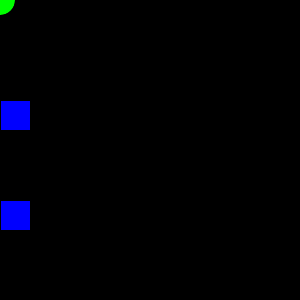
Frame 1 (no input)
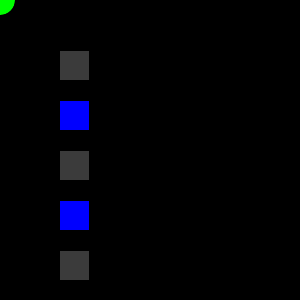
Frame 60 (the mouse pressed at the canvas centre just before this capture)
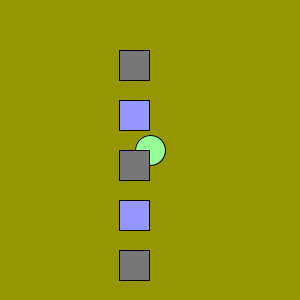
Frame 120 (the mouse held since frame 60 and released just before this capture)

The Processing sketch that drew these frames (run headless with seeded random() and noise(); from frame 60 on, the mouse is pressed at the canvas centre):

// Processing sketch: processing_175887
// ── processing_175887.pde

//variables globales
int diametros = 30, posX;
float posColor =  30, posX2;

 
void setup() {
 //cÃ³digo de inicializaciÃ³n
 size(300,300);      //ventana de 300x300 px
 ellipseMode(CENTER);//dibuja los circulos desde el centro
 smooth();           //grÃ¡ficos suavizados
 background(255);    //fondo de la ventana blanco
 frameRate(30);      //refresca la ventana 30 veces por segundo

 
}
 
void draw() {

 
 //refresca el fondo en cada ciclo
 background(mouseX,mouseY,0);
 //cÃ³digo que anima las figuras;
 fill(mouseX,255,mouseY);
 ellipse(mouseX,mouseY,diametros,diametros);
 fill(posX);

 rect(posX,height/2,diametros,diametros);
 
 fill(mouseX,mouseY,255);
 
  rect(posX,height/3,diametros,diametros);
 
  fill(posX);
  
  rect(posX,height/6,diametros,diametros);
   
   fill(posX2);
   
   rect(posX2,250,posColor,posColor);
   // El color RGB cambia la R y la G depende de para donde muevas el ratÃ³n.
      fill(mouseX,mouseY,255);
     
     rect(posX2,200,posColor,posColor);
     
 //si posX en mayor o igual que el ancho de la ventana...
 if (posX >= width  ) {
 posX = 0; posX2 = 0;  //resetear posX a 0
 }
 if (posX2 >= width  ) {posX2 = 0;}//resetear posX2 a 0
  
   
   
 else {  //si posX  y posX2 es cualquier otra cosa diferente...
 posX = posX +1; posX2 = posX2 +1; //sumarle 1 a posX y a posX2
 }
}



// Al clickar hacemos que vaya mÃ¡s deprisa.

  void mousePressed() {
frameRate(100);

}
 
 // Al soltar el click hacemos que vuelva a la velocidad normal.
 
void mouseReleased() {
frameRate(30);
}
